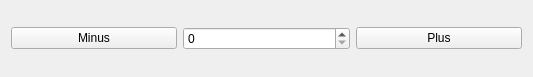
<?xml version="1.0" encoding="UTF-8"?>
<ui version="4.0">
 <class>Widget</class>
 <widget class="QWidget" name="Widget">
  <property name="geometry">
   <rect>
    <x>0</x>
    <y>0</y>
    <width>533</width>
    <height>77</height>
   </rect>
  </property>
  <property name="windowTitle">
   <string>Form</string>
  </property>
  <layout class="QHBoxLayout" name="horizontalLayout">
   <item>
    <widget class="QPushButton" name="minus_button">
     <property name="text">
      <string>Minus</string>
     </property>
     <property name="icon">
      <iconset resource="../Übungen_6/resource.qrc">
       <normaloff>:/minus.png</normaloff>:/minus.png</iconset>
     </property>
    </widget>
   </item>
   <item>
    <widget class="QSpinBox" name="spin_box"/>
   </item>
   <item>
    <widget class="QPushButton" name="plus_button">
     <property name="text">
      <string>Plus</string>
     </property>
     <property name="icon">
      <iconset resource="../Übungen_6/resource.qrc">
       <normaloff>:/plus.png</normaloff>:/plus.png</iconset>
     </property>
    </widget>
   </item>
  </layout>
 </widget>
 <resources>
  <include location="../Übungen_6/resource.qrc"/>
 </resources>
 <connections/>
</ui>
